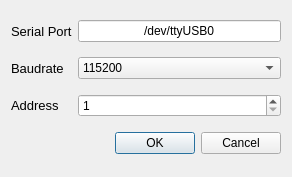
<?xml version="1.0" encoding="UTF-8"?>
<ui version="4.0">
 <class>Serial</class>
 <widget class="QDialog" name="Serial">
  <property name="geometry">
   <rect>
    <x>0</x>
    <y>0</y>
    <width>292</width>
    <height>177</height>
   </rect>
  </property>
  <property name="windowTitle">
   <string>Serial</string>
  </property>
  <property name="windowIcon">
   <iconset theme="riden">
    <normaloff>.</normaloff>.</iconset>
  </property>
  <layout class="QGridLayout" name="gridLayout">
   <item row="2" column="0">
    <widget class="QLabel" name="serial_label">
     <property name="font">
      <font>
       <pointsize>10</pointsize>
       <weight>50</weight>
       <bold>false</bold>
      </font>
     </property>
     <property name="text">
      <string>Serial Port</string>
     </property>
     <property name="alignment">
      <set>Qt::AlignLeading|Qt::AlignLeft|Qt::AlignVCenter</set>
     </property>
    </widget>
   </item>
   <item row="4" column="0">
    <widget class="QLabel" name="baudrate_label">
     <property name="font">
      <font>
       <pointsize>10</pointsize>
       <weight>50</weight>
       <bold>false</bold>
      </font>
     </property>
     <property name="text">
      <string>Baudrate</string>
     </property>
     <property name="alignment">
      <set>Qt::AlignLeading|Qt::AlignLeft|Qt::AlignVCenter</set>
     </property>
    </widget>
   </item>
   <item row="2" column="1" colspan="2">
    <widget class="QLineEdit" name="serial_line">
     <property name="text">
      <string>/dev/ttyUSB0</string>
     </property>
     <property name="alignment">
      <set>Qt::AlignCenter</set>
     </property>
    </widget>
   </item>
   <item row="5" column="1" colspan="2">
    <widget class="QSpinBox" name="address_box">
     <property name="minimum">
      <number>1</number>
     </property>
     <property name="maximum">
      <number>255</number>
     </property>
    </widget>
   </item>
   <item row="4" column="1" colspan="2">
    <widget class="QComboBox" name="baudrate_box">
     <property name="currentIndex">
      <number>5</number>
     </property>
     <property name="maxCount">
      <number>1000000</number>
     </property>
     <item>
      <property name="text">
       <string>1000000</string>
      </property>
     </item>
     <item>
      <property name="text">
       <string>921600</string>
      </property>
     </item>
     <item>
      <property name="text">
       <string>460800</string>
      </property>
     </item>
     <item>
      <property name="text">
       <string>250000</string>
      </property>
     </item>
     <item>
      <property name="text">
       <string>230400</string>
      </property>
     </item>
     <item>
      <property name="text">
       <string>115200</string>
      </property>
     </item>
     <item>
      <property name="text">
       <string>57600</string>
      </property>
     </item>
     <item>
      <property name="text">
       <string>38400</string>
      </property>
     </item>
     <item>
      <property name="text">
       <string>19200</string>
      </property>
     </item>
     <item>
      <property name="text">
       <string>9600</string>
      </property>
     </item>
    </widget>
   </item>
   <item row="5" column="0">
    <widget class="QLabel" name="address_label">
     <property name="font">
      <font>
       <pointsize>10</pointsize>
       <weight>50</weight>
       <bold>false</bold>
      </font>
     </property>
     <property name="text">
      <string>Address</string>
     </property>
     <property name="alignment">
      <set>Qt::AlignLeading|Qt::AlignLeft|Qt::AlignVCenter</set>
     </property>
    </widget>
   </item>
   <item row="9" column="2">
    <widget class="QDialogButtonBox" name="buttons">
     <property name="orientation">
      <enum>Qt::Horizontal</enum>
     </property>
     <property name="standardButtons">
      <set>QDialogButtonBox::Cancel|QDialogButtonBox::Ok</set>
     </property>
    </widget>
   </item>
  </layout>
 </widget>
 <resources/>
 <connections>
  <connection>
   <sender>buttons</sender>
   <signal>accepted()</signal>
   <receiver>Serial</receiver>
   <slot>accept()</slot>
   <hints>
    <hint type="sourcelabel">
     <x>272</x>
     <y>249</y>
    </hint>
    <hint type="destinationlabel">
     <x>157</x>
     <y>274</y>
    </hint>
   </hints>
  </connection>
  <connection>
   <sender>buttons</sender>
   <signal>rejected()</signal>
   <receiver>Serial</receiver>
   <slot>reject()</slot>
   <hints>
    <hint type="sourcelabel">
     <x>299</x>
     <y>249</y>
    </hint>
    <hint type="destinationlabel">
     <x>286</x>
     <y>274</y>
    </hint>
   </hints>
  </connection>
 </connections>
</ui>
